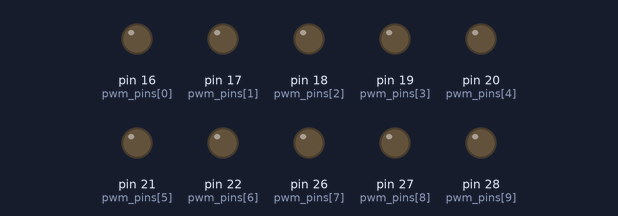
A program run on a simulated MicroPython board. Shown: output pins drawn as LEDs (lit = HIGH).

Above: at 0.05 s.
At 0.35 s:
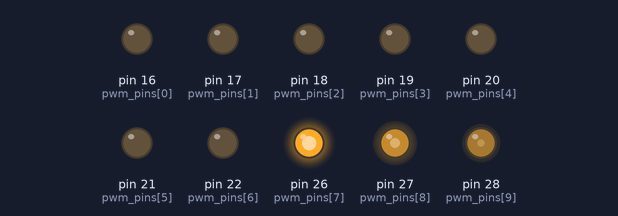
At 0.65 s:
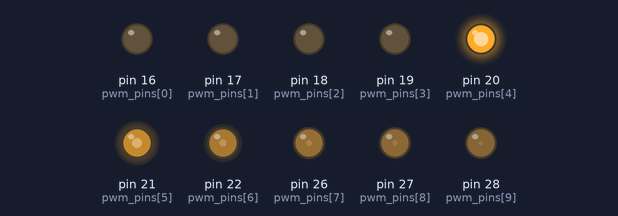
At 1.3 s:
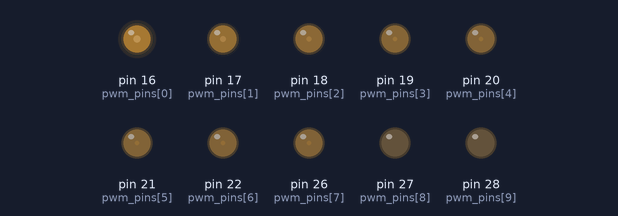
At 2.3 s:
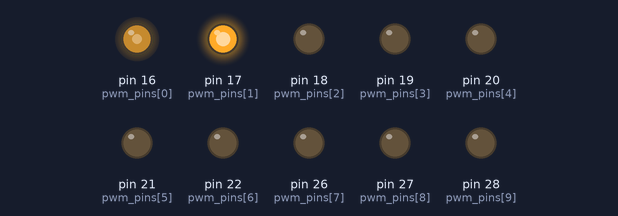
At 3.3 s:
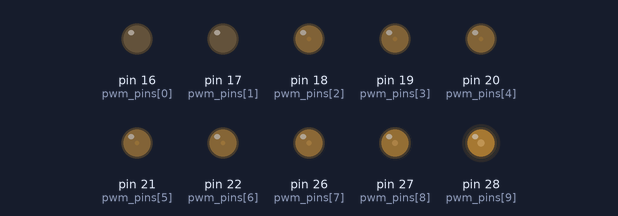
Timing chart, 0 to 5.2 s (numbered marks = the images above):
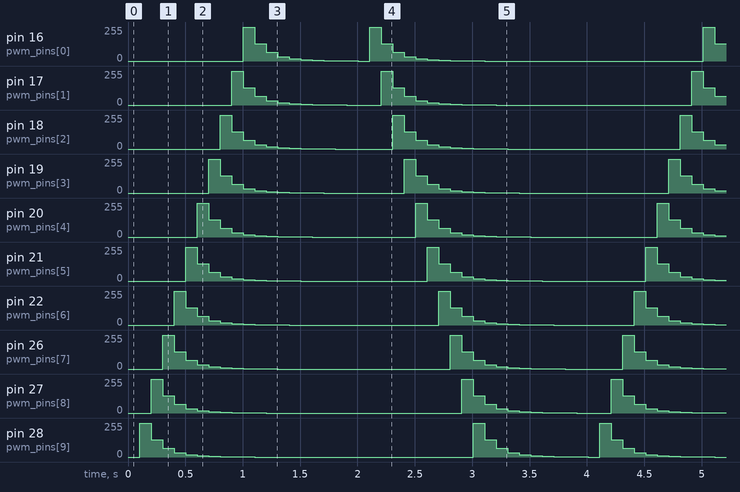

The program:

main.py
```python
from machine import Pin, PWM
import time

pwm_pins = [16, 17, 18, 19, 20, 21, 22, 26, 27, 28]
pwm_channels = []

for pin in pwm_pins:
    pwm = PWM(Pin(pin))
    pwm.freq(1000)
    pwm_channels.append(pwm)

dutys = [0, 0, 0, 0, 0, 0, 0, 0, 0, 0, 65535, 32768, 16384, 8192, 4096, 2048, 1024, 512, 256, 128, 0, 0, 0, 0, 0, 0, 0, 0, 0, 0]
delayTimes = 100

try:
    while True:
        for i in range(0, 20):
            for j in range(0, 10):
                pwm_channels[j].duty_u16(dutys[i+j])
            time.sleep_ms(delayTimes)

        for i in range(0, 20):
            for j in range(0, 10):
                pwm_channels[9-j].duty_u16(dutys[i+j])
            time.sleep_ms(delayTimes)

except KeyboardInterrupt:
    for pwm in pwm_channels:
        pwm.deinit()

except Exception as e:
    for pwm in pwm_channels:
        pwm.deinit()
```
